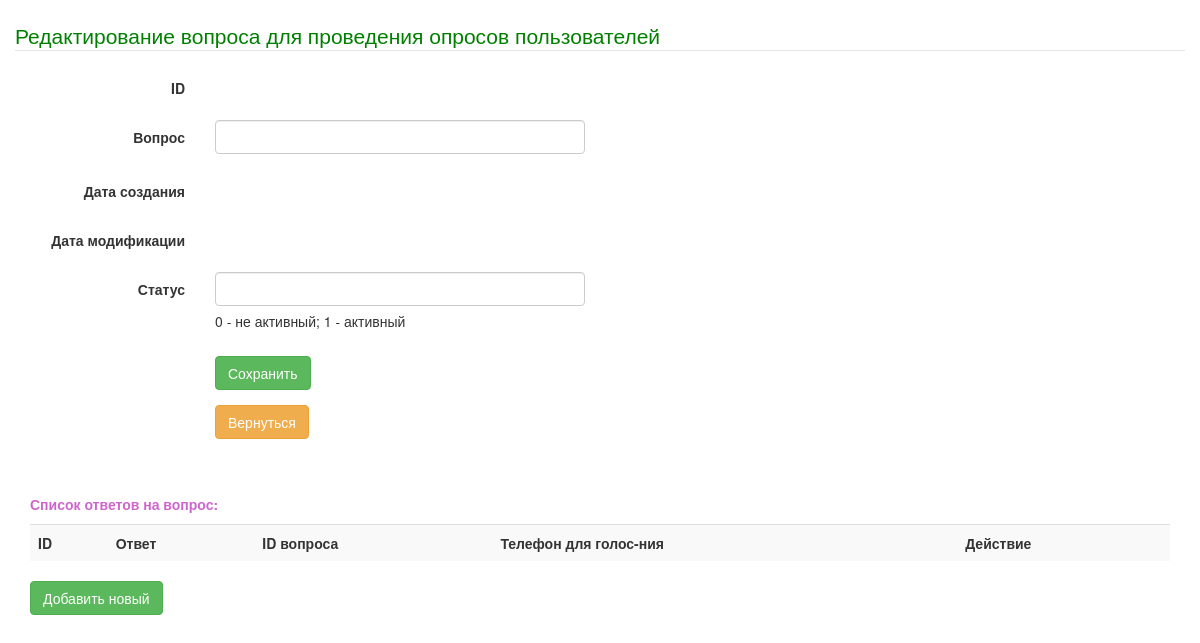
The page /page/edit_question_opros.php on the database as committed earlier.
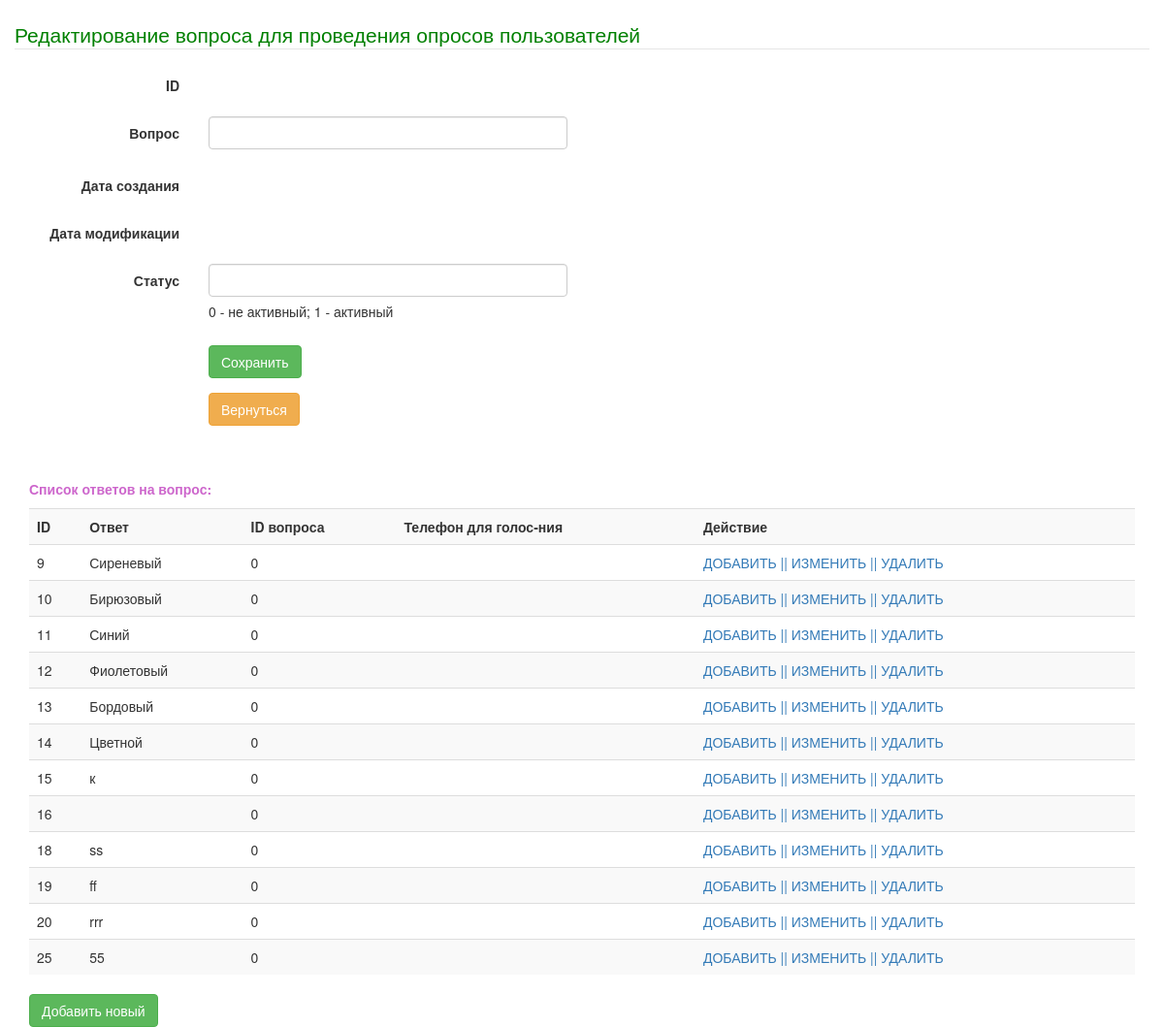
The same page on the database as committed later.
### tables this page shows
CREATE TABLE `answers_opros` (
  `id` int(11) NOT NULL,
  `answer` varchar(255) NOT NULL,
  `question_id` int(11) NOT NULL,
  `phone` varchar(20) NOT NULL,
  `votes` int(11) NOT NULL DEFAULT '0'
);

### page/edit_question_opros.php (the view, shortened to what this page needs)
<?php
include_once '../connect.php';
$questions = mysqli_query($db,"
		SELECT *
		FROM `questions_opros`
		WHERE `id` = ".(int)$_GET['id']."
		LIMIT 1
	") or exit(mysqli_error());
$row = mysqli_fetch_assoc($questions);
?>
<!DOCTYPE html>
<html lang="en">
<html>
  <head>
    <link href="../css/bootstrap.css" rel="stylesheet">
	<link rel="stylesheet" type="text/css" href="../style.css" />
  </head>
  <body>
	<div class = "container-fluid">
		<div class = "row">
			<div class="col-md-12">
				<form class="form-horizontal" action="" method="post">
						<br>
						<fieldset>
						<legend style="color: green">Редактирование вопроса для проведения опросов пользователей</legend>
							<div class="form-group">
								<label class="col-sm-2 control-label">ID</label>
								<div class="col-sm-10">
								  <p class="form-control-static"><?php echo $row['id']; ?></p>
								</div>
							</div>
							<div class="form-group">
								<label class="col-sm-2 control-label">Вопрос</label>
								<div class="col-sm-4">
								  <input type="text" name ="question" class="form-control" placeholder="<?php echo $row['question']; ?>" autofocus style="margin-bottom: 5px;" value="<?php echo $row['question']; ?>">
								</div>
							</div>
							<div class="form-group">
								<label class="col-sm-2 control-label">Дата создания</label>
								<div class="col-sm-10">
								  <p class="form-control-static"><?php echo $row['date_created']; ?></p>
								</div>
							</div>
							<div class="form-group">
								<label class="col-sm-2 control-label">Дата модификации</label>
								<div class="col-sm-10">
								  <p class="form-control-static"><?php echo $row['date_modification']; ?></p>
								</div>
							</div>
							<div class="form-group">
								<label class="col-sm-2 control-label">Статус</label>
								<div class="col-sm-4">
								  <input type="text" name ="active" class="form-control" placeholder="<?php echo $row['active']; ?>" required autofocus style="margin-bottom: 5px;" value="">
								  <p>0 - не активный;  1 - активный</p>
								</div>
							</div>
							<div class="form-group">
								<div class="col-md-4 col-md-offset-2">
									<button type="submit" name="edit" class="btn btn-success">Сохранить</button>
								</div>
							</div>
							<div class="form-group">
								<div class="col-md-4 col-md-offset-2">
									<a href="options_oprosy.php" class="btn btn-warning" role="button">Вернуться</a>
								</div>
							</div>
						</fieldset>
				</form>
				<div class="col-md-12">
<br>
		<br>
		<p><b style="color: #cd66cc;">Список ответов на вопрос:</b></p>
		<table class="table table-striped">
				<tr >
					<th>ID</th>
					<th>Ответ</th>
					<th>ID вопроса</th>
					<th>Телефон для голос-ния</th>
					<th>Действие</th>
				</tr>
			<?php
				$result = mysqli_query($db, "SELECT *
				FROM `answers_opros`
				WHERE `question_id` = ".(int)$_GET['id']."
				LIMIT 50
				");
				if (isset($result)) {
				while($row = mysqli_fetch_assoc($result)) {
				echo '<tr>';
					echo '<td>' . $row['id'] . '</td>';
					echo '<td>' . $row['answer'] . '</td>';
					echo '<td>' . $row['question_id'] . '</td>';
					echo '<td>' . $row['phone'] . '</td>';
					echo "<td><a href='add_answer_opros.php?action=add&question_id={$row['question_id']} '>ДОБАВИТЬ   ||</a> <a href='edit_answer_opros.php?action=edit&id={$row['id']} '>ИЗМЕНИТЬ   ||</a><a href='edit_answer_opros.php?page=edit_answer_opros&action=delete&id={$row['id']}' onClick='return areYuoSure();'> УДАЛИТЬ</a></td>";
				}
				}
			?>
				</tr>
		</table>
		<a href="add_answer_opros.php" class="btn btn-success" role="button">Добавить новый</a>
		</div>
			</div>
		</div>
	</div>
  </body>
</html>

Rows that differ between the two databases and show on the page:
added answers_opros: id "9", answer "Сиреневый", question "0"
added answers_opros: id "10", answer "Бирюзовый", question "0"
added answers_opros: id "11", answer "Синий", question "0"
added answers_opros: id "12", answer "Фиолетовый", question "0"
added answers_opros: id "13", answer "Бордовый", question "0"
added answers_opros: id "14", answer "Цветной", question "0"
added answers_opros: id "15", answer "к", question "0"
added answers_opros: id "16", question "0"
added answers_opros: id "18", answer "ss", question "0"
added answers_opros: id "19", answer "ff", question "0"
added answers_opros: id "20", answer "rrr", question "0"
added answers_opros: id "25", answer "55", question "0"
